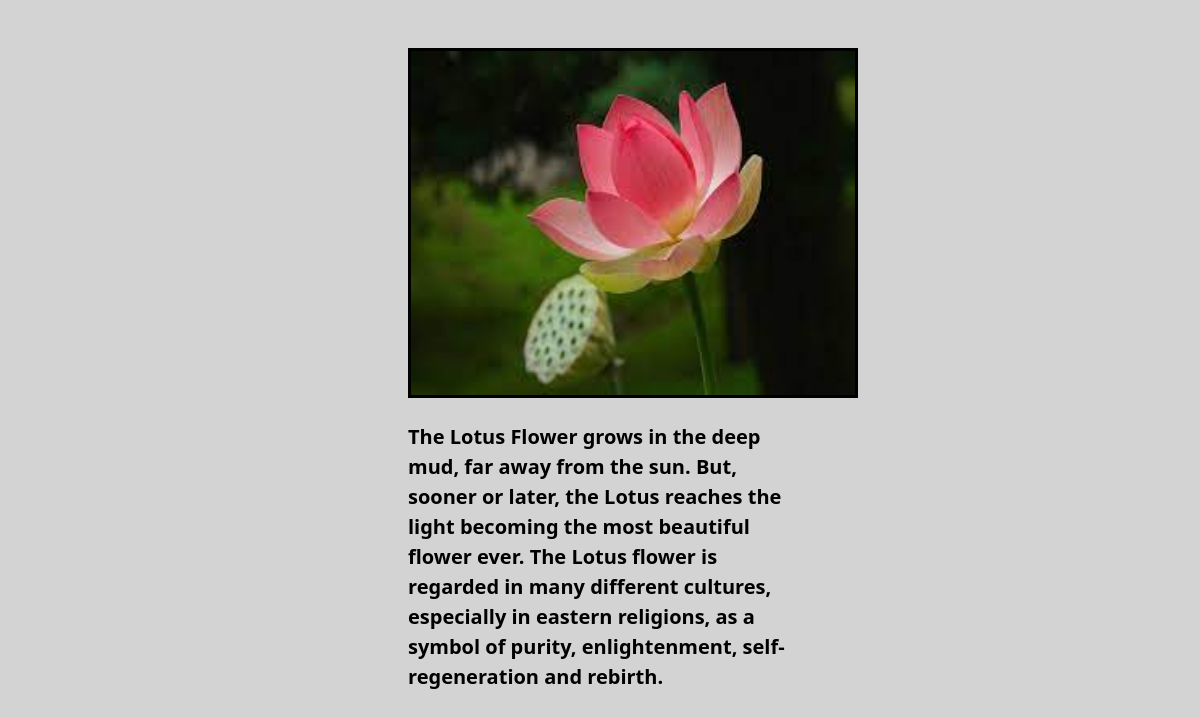
/viewphoto/5, run on the app's committed database.
### app1/models.py (models this page shows, shortened)
class Photo(models.Model):
    image=models.ImageField(upload_to='media/',null=True,blank=True,default='')
    description=models.TextField()

### app1/views.py (the view)
# urls.py: path('viewphoto/<str:pk>',views.viewphoto,name='viewphoto'),
def viewphoto(request,pk):
    photo=Photo.objects.get(id=pk)
    return render(request,'photo.html',{'photo':photo})

### app1/templates/photo.html (shortened to what this page needs)
<!DOCTYPE html>
<html lang="en">
<head>
<link href="https://cdn.jsdelivr.net/npm/bootstrap@5.1.3/dist/css/bootstrap.min.css" rel="stylesheet">
</head>
<body style="background-color:lightgrey;">
<div class="contaniner-fluid">
<div class="row justify-content-center">
<div class="col-md-4"><br><br>
<div>
<img src="{{ photo.image.url }}" height="350px" width="450px" style="border:3px solid black;"><br><br>
<p style="font-weight:bold; font-size:20px; color:black; font-style:georgia;">{{ photo.description }}
</p>
</div>
</div>
</div>
</div>
</body>
</html>

### data on the page
Photo: image (picture), description "The Lotus Flower grows in the deep mud, far away from the sun. But, sooner or later, the Lotus reaches the light becoming the most beautiful flower ever. The Lotus flower is regarded in many different cultures, especially in eastern religions, as a symbol of purity, enlightenment, self-regeneration and rebirth."
